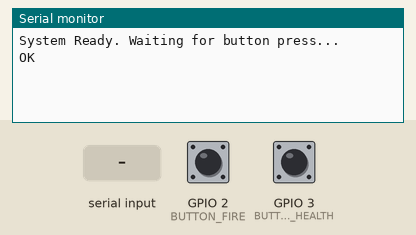
This sketch was run on a simulated ESP32. On the bench: the last lines printed to the serial monitor. The test bench sets the inputs (shaded band); at power-on: GPIO 2 (BUTTON_FIRE) HIGH, GPIO 3 (BUTTON_HEALTH) HIGH. The modem accepts every AT command (registered, SIM ready, sends succeed) and sends nothing else.

Above: at 6.7 s.
6.8 s: GPIO 2 (BUTTON_FIRE) pulled LOW for 0.15 s
At 7.2 s:
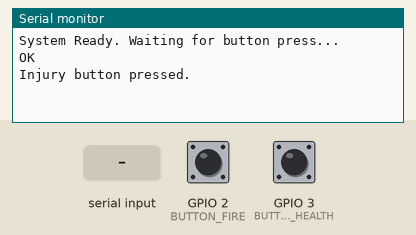
8.4 s: "1" received over the second serial link
At 9.3 s:
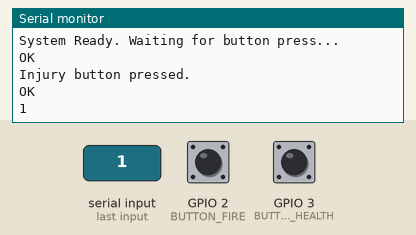
11.4 s: "0" received over the second serial link
At 12.8 s:
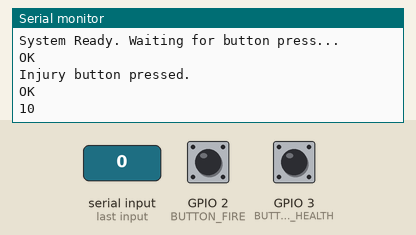

Measured:
- after the input at 6.8 s, the serial monitor: prints a new line at once (image 1)
- after the input at 8.4 s, the serial monitor: prints a new line at once (image 2)
- after the input at 11.4 s, the serial monitor: prints a new line at once (image 3)

The sketch:

sos_device.ino
```cpp
#define MODEM_RX 20
#define MODEM_TX 21

#define BUTTON_FIRE 2
#define BUTTON_HEALTH 3

#include <HardwareSerial.h>

HardwareSerial sim800(1);  // Serial1

void setup() {
  Serial.begin(115200);
  sim800.begin(9600, SERIAL_8N1, MODEM_RX, MODEM_TX);

  pinMode(BUTTON_FIRE, INPUT_PULLUP);
  pinMode(BUTTON_HEALTH, INPUT_PULLUP);

  Serial.println("System Ready. Waiting for button press...");

  sim800.println("AT");
  delay(500);
  printResponse();
}

void loop() {
  if (digitalRead(BUTTON_FIRE) == LOW) {
    Serial.println("Injury button pressed.");
    sendSMS("8788390936", "Emergency: fire detected. Please respond immediately.");
    delay(3000);
  }

  if (digitalRead(BUTTON_HEALTH) == LOW) {
    Serial.println("Health issue button pressed.");
    sendSMS("your no", "Emergency: Health issue detected. Immediate attention needed.");
    delay(3000);
  }
}

void sendSMS(const char* number, const char* message) {
  sim800.println("AT+CMGF=1");  // Set SMS mode to text
  delay(500);
  printResponse();

  sim800.print("AT+CMGS=\"");
  sim800.print(number);
  sim800.println("\"");
  delay(1000);  // Wait for > prompt
  waitForPrompt();

  sim800.print(message);
  delay(500);
  sim800.write(26);  // Ctrl+Z
  Serial.println("Message sent. Waiting for confirmation...");
  delay(5000);
  printResponse();
}

void printResponse() {
  long timeout = millis() + 5000;
  while (millis() < timeout) {
    while (sim800.available()) {
      Serial.write(sim800.read());
    }
  }
}

void waitForPrompt() {
  long timeout = millis() + 5000;
  while (millis() < timeout) {
    if (sim800.available()) {
      char c = sim800.read();
      Serial.write(c);
      if (c == '>') return;  // Prompt received
    }
  }
  Serial.println("Didn't get '>' prompt.");
}
```
